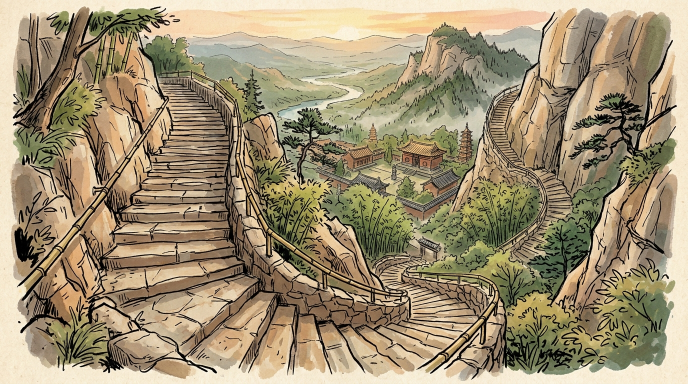
#> input picture Assets/UI/background.jpeg, 1376 x 768 px, found by its file name (shown at 1/2 size)
$ python preparar_arte.py
#> lines starting #> are read from the running program, lines starting #| are printed output that depends on the picture
#!/usr/bin/env python3
"""Piezas de arte derivadas para la maqueta del libro.

Lee de `Assets/` y `app/assets/` y escribe UNICAMENTE en `cuento/libro/img/`.
Ningun original se modifica.

    python3 cuento/libro/preparar_arte.py
"""
import os
import sys

from PIL import Image

RAIZ = os.path.dirname(os.path.dirname(os.path.dirname(os.path.abspath(__file__))))
SALIDA = os.path.join(RAIZ, 'cuento', 'libro', 'img')

CALIDAD = 95  # igual que bin/imprimir.py: subsampling 4:4:4, sin banding en las acuarelas


def ruta(*partes):
    return os.path.join(RAIZ, *partes)


def guardar(im, nombre):
    destino = os.path.join(SALIDA, nombre)
    if im.mode in ('RGBA', 'P') and nombre.endswith('.png'):
        im.save(destino, 'PNG', optimize=True)
    else:
        im.convert('RGB').save(destino, 'JPEG', quality=CALIDAD, subsampling=0)
    kb = os.path.getsize(destino) // 1024
    print(f'  {nombre:28s} {im.size[0]:5d} x {im.size[1]:5d}  {kb:5d} KB')


# ---------------------------------------------------------------- triptico

def franjas_separadoras(im, salto=12, radio=8):
    """Las dos franjas claras que parten el triptico.

    No son blanco puro (el JPEG las lavo contra los paneles), asi que no
    alcanza con un umbral: se buscan columnas cuya media supere por `salto`
    a las de ambos lados a `radio` de distancia.
    """
    gris = im.convert('L')
    ancho, alto = gris.size
    pixeles = gris.load()
    filas = range(0, alto, 3)
    medias = [sum(pixeles[x, y] for y in filas) / len(filas) for x in range(ancho)]

    marcas = [False] * ancho
    for x in range(radio, ancho - radio):
        vecinos = max(medias[x - radio], medias[x + radio])
        marcas[x] = medias[x] - vecinos > salto
    return marcas


def tramos(marcas):
    """Agrupa las columnas marcadas en tramos contiguos (inicio, fin_exclusivo)."""
    salida, inicio = [], None
    for i, m in enumerate(marcas):
        if m and inicio is None:
            inicio = i
        elif not m and inicio is not None:
            salida.append((inicio, i))
            inicio = None
    if inicio is not None:
        salida.append((inicio, len(marcas)))
    return salida


def partir_triptico():
    origen = ruta('app', 'assets', 'ui', 'background.jpeg')
    im = Image.open(origen)
    ancho, alto = im.size

    franjas = [t for t in tramos(franjas_separadoras(im)) if (t[1] - t[0]) >= 3]
    # Las franjas del borde no separan nada; solo interesan las interiores.
    franjas = [t for t in franjas if t[0] > ancho * 0.08 and t[1] < ancho * 0.92]

    if len(franjas) != 2:
        print(f'  ! el triptico no dio 2 franjas sino {len(franjas)}: {franjas}')
        print('    corto en tercios y sigo; miralo antes de aprobarlo')
        cortes = [(0, ancho // 3), (ancho // 3, 2 * ancho // 3), (2 * ancho // 3, ancho)]
    else:
        (a0, a1), (b0, b1) = franjas
        cortes = [(0, a0), (a1, b0), (b1, ancho)]

    # Cada panel sale de unos 460 px de ancho. Como banda de apertura ocupa el
    # ancho entero de la pagina (145,7 mm con sangrado), y 460 px ahi son 80 dpi:
    # se ve borroso en papel. Se amplian x2,5 hasta ~1150 px, que dan 200 dpi.
    # No es el ideal de 300, pero son fondos de acuarela sin linea fina y a esa
    # densidad se imprimen bien; el limite de x2,5 es el mismo que se usa para
    # las vinetas.
    for nombre, (x0, x1) in zip(('templo_alba', 'templo_dia', 'templo_ocaso'), cortes):
        panel = im.crop((x0, 0, x1, alto))
        panel = panel.resize(
            (round(panel.size[0] * 2.5), round(panel.size[1] * 2.5)), Image.LANCZOS)
        guardar(panel, f'{nombre}.jpeg')


# ------------------------------------------------------------------- tapa

def ampliar_tapa():
    origen = ruta('Assets', 'Imprimir', 'TapaCajaConLogo.png')
    im = Image.open(origen).convert('RGB')
    # 5,5 x 8,5 in + 3,175 mm de sangrado por lado, a 300 dpi.
    destino = (1726, 2681)
    # Recorte previo para no deformar: la tapa da 0,640 y el destino 0,644.
    ancho, alto = im.size
    objetivo = destino[0] / destino[1]
    if ancho / alto > objetivo:
        nuevo = int(alto * objetivo)
        im = im.crop(((ancho - nuevo) // 2, 0, (ancho + nuevo) // 2, alto))
    else:
        nuevo = int(ancho / objetivo)
        # Se recorta de arriba: el cielo tiene menos informacion que el piso.
        im = im.crop((0, alto - nuevo, ancho, alto))
    guardar(im.resize(destino, Image.LANCZOS), 'tapa.jpeg')


# --------------------------------------------------------------- vinetas

# Las hojas de personaje no son ilustraciones: son fichas de produccion, con
# rotulos en ingles ("FRONT VIEW", "TERRIFIED & PUFFED UP") y varias poses en
# la misma imagen. No pueden entrar al libro enteras. Pero cada pose, recortada
# sin su rotulo, es un dibujo limpio sobre papel crema.
#
# Salen chicas —200 a 400 px— asi que se usan como vinetas al margen, de 25 a
# 45 mm, y se amplian para llegar a 300 dpi a ese tamano. No sirven a pagina
# entera y no hay que usarlas asi.
#
#   nombre: (origen, (x0, y0, x1, y1) en fracciones, ancho impreso en mm)
RECORTES = {
    'mei_desprecio':      ('Assets/mei.jpeg',       (0.090, 0.050, 0.320, 0.508), 42),
    'mei_caminando':      ('Assets/mei.jpeg',       (0.585, 0.050, 0.970, 0.503), 52),
    'mei_terror':         ('Assets/mei.jpeg',       (0.490, 0.575, 0.760, 0.898), 45),
    'mei_petulante':      ('Assets/mei.jpeg',       (0.748, 0.575, 0.970, 0.898), 40),

    'tao_entero':         ('Assets/kai.jpeg',       (0.305, 0.108, 0.442, 0.903), 30),
    'tao_burlon':         ('Assets/kai.jpeg',       (0.655, 0.080, 0.810, 0.403), 34),
    'tao_serio':          ('Assets/kai.jpeg',       (0.828, 0.105, 0.980, 0.448), 34),
    'tao_culpable':       ('Assets/kai.jpeg',       (0.673, 0.450, 0.818, 0.925), 32),

    'shifu_entero':       ('Assets/shifu.jpeg',     (0.230, 0.120, 0.430, 0.648), 40),
    'shifu_bajando':      ('Assets/shifu.jpeg',     (0.448, 0.120, 0.622, 0.648), 38),
    'shifu_desaprueba':   ('Assets/shifu.jpeg',     (0.812, 0.735, 0.962, 0.945), 36),

    'pinto':              ('Assets/vendedor.jpeg',  (0.130, 0.080, 0.450, 0.950), 44),

    'guang_entero':       ('Assets/Main.jpeg',      (0.290, 0.020, 0.392, 0.628), 28),
    'guang_panico':       ('Assets/Main.jpeg',      (0.238, 0.655, 0.382, 0.940), 34),
    'guang_cansado':      ('Assets/Main.jpeg',      (0.420, 0.655, 0.580, 0.940), 36),
    'guang_culpable':     ('Assets/Main.jpeg',      (0.618, 0.655, 0.752, 0.940), 32),

    # --- Tomo II ---------------------------------------------------------
    # Los tres originales son hojas de modelo rotuladas en ingles («FRONT
    # VIEW», «GROUP OF THREE», «WORN BOOTS»). Sin recortar no pueden entrar a
    # una pagina del libro.
    'bandido_palo':       ('Assets/Bandits.jpeg',   (0.144, 0.128, 0.272, 0.930), 36),
    'bandidos_tres':      ('Assets/Bandits.jpeg',   (0.632, 0.225, 0.962, 0.925), 52),

    'soldado_frente':     ('Assets/soldado.jpeg',   (0.030, 0.048, 0.268, 0.898), 38),
    'soldados_fila':      ('Assets/soldado.jpeg',   (0.588, 0.302, 0.902, 0.850), 54),

    'grom_frente':        ('Assets/Mercenario.jpeg', (0.202, 0.122, 0.352, 0.950), 36),

    # --- Tomo III --------------------------------------------------------
    # Poses que quedaban libres en las mismas hojas. Hacen falta porque una
    # ilustracion entra una sola vez en todo el volumen: Pinto de frente y el
    # Tao serio ya los gasto el Tomo I, y el Tao burlon el Tomo II.
    'pinto_yendose':      ('Assets/vendedor.jpeg', (0.575, 0.085, 0.835, 0.945), 44),

    # De espaldas, que es como se va: por el costado, hacia el barranco.
    'tao_de_espaldas':    ('Assets/kai.jpeg',      (0.516, 0.120, 0.672, 0.930), 30),
    'tao_neutral':        ('Assets/kai.jpeg',      (0.835, 0.548, 0.980, 0.935), 32),

    # La cara del humo con forma de signo de interrogacion.
    'guang_confundido':   ('Assets/Main.jpeg',     (0.070, 0.650, 0.210, 0.945), 32),
    'guang_de_espaldas':  ('Assets/Main.jpeg',     (0.762, 0.022, 0.880, 0.632), 28),

    # Para la contratapa: el mosquito solo, sin el patio de atras. Es el mejor
    # gancho que tiene el libro y no se entiende hasta que se lo ve.
    'mosquito':           ('Assets/Peligros/1.jpeg', (0.330, 0.125, 0.700, 0.800), 46),
}


# [60 lines left out: functions recortar_vinetas, recortar_sello, not called in this run]


def main():
    os.makedirs(SALIDA, exist_ok=True)
    print('triptico del templo')
    partir_triptico()
#> in partir_triptico, im is the input picture: PIL image 1376x768 RGB; mean R, G, B 158.9, 144.5, 115.6
#> in franjas_separadoras, `gris = im.convert('L')`:
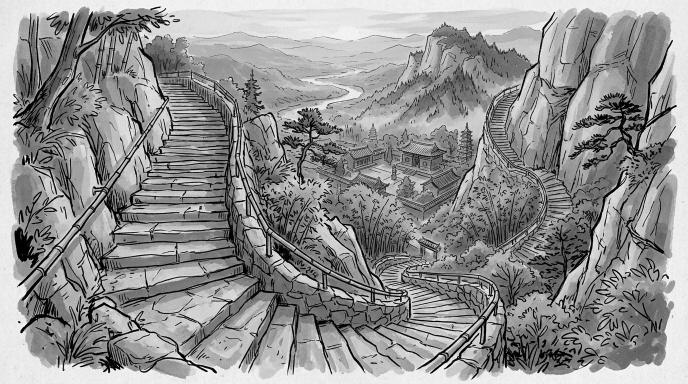
#> gris: PIL image 1376x768 L (shown at 1/2 size); min 0, max 254, mean 145.5
#> in franjas_separadoras, `medias = [sum(pixeles[x, y] for y in filas) / len(filas) for x in rang..`: medias = 1376 values, max 235.8 at index 1356, min 107 at index 62, mean 145.4
#> the loop in franjas_separadoras, `for x in range(radio, ancho - radio):` made 1360 passes
#> vecinos on passes 1 to 3: 233.2, 232.5, 232.7
#> in tramos, `salida, inicio = [], None`: salida = []
#> the loop in tramos, `for i, m in enumerate(marcas):` made 1376 passes
#> inicio on pass 485: 484
#> after the loop in tramos, `for i, m in enumerate(marcas):`: salida = [(484, 485)]
#> in partir_triptico, `franjas = [t for t in tramos(franjas_separadoras(im)) if (t[1] - t[0])..`: franjas = []
#|   ! el triptico no dio 2 franjas sino 0: []
#> the loop in partir_triptico, `for nombre, (x0, x1) in zip(('templo_alba', 'templo_dia', 'templo_ocas..` made 3 passes
#> pass 1, in partir_triptico, `panel = im.crop((x0, 0, x1, alto))`:
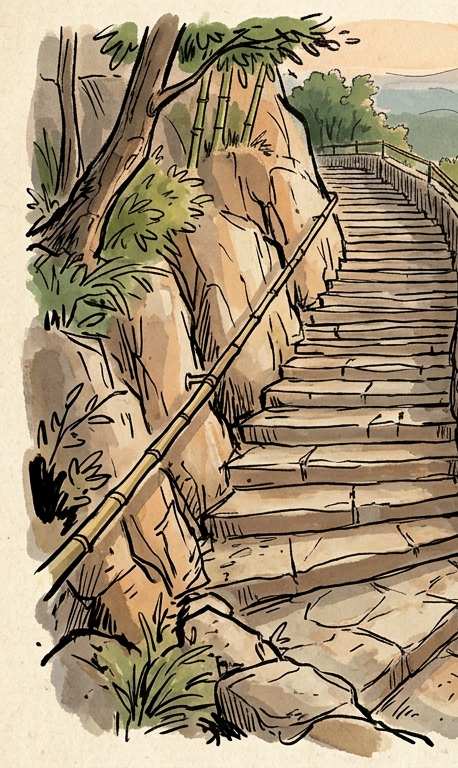
#> panel: PIL image 458x768 RGB; mean R, G, B 161.7, 143.2, 116
#> pass 1, in partir_triptico, `panel = panel.resize( (round(panel.size[0] * 2.5), round(panel.size[1]..`:
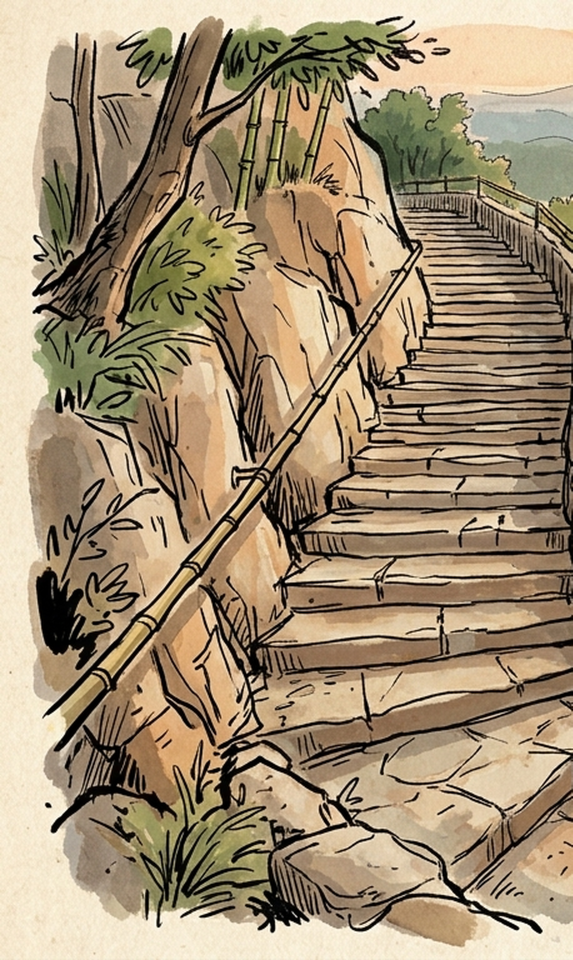
#> panel: PIL image 1145x1920 RGB (shown at 1/2 size); mean R, G, B 161.7, 143.4, 116.4
#> pass 2, in partir_triptico, `panel = im.crop((x0, 0, x1, alto))`:
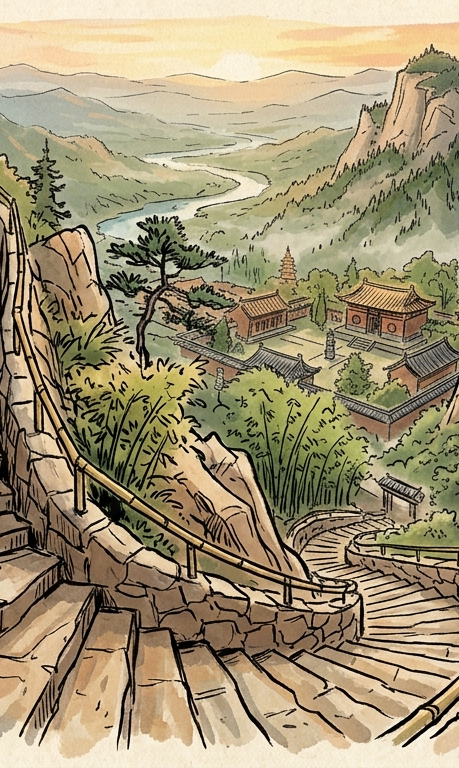
#> panel: PIL image 459x768 RGB; mean R, G, B 161.9, 148.5, 117.2
#> pass 2, in partir_triptico, `panel = panel.resize( (round(panel.size[0] * 2.5), round(panel.size[1]..`:
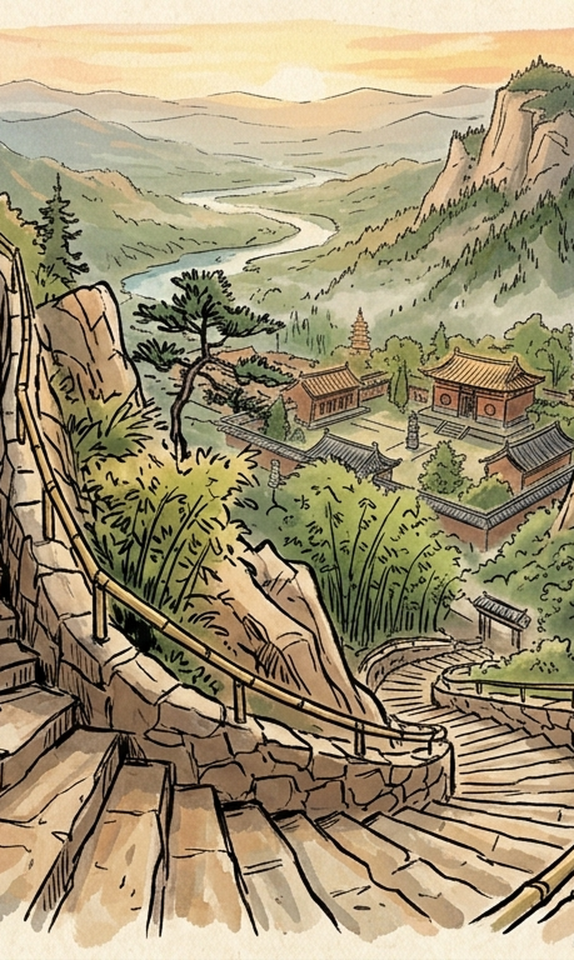
#> panel: PIL image 1148x1920 RGB (shown at 1/2 size); mean R, G, B 161.9, 148.6, 117.6
#> after the loop in partir_triptico, `for nombre, (x0, x1) in zip(('templo_alba', 'templo_dia', 'templo_ocas..`:
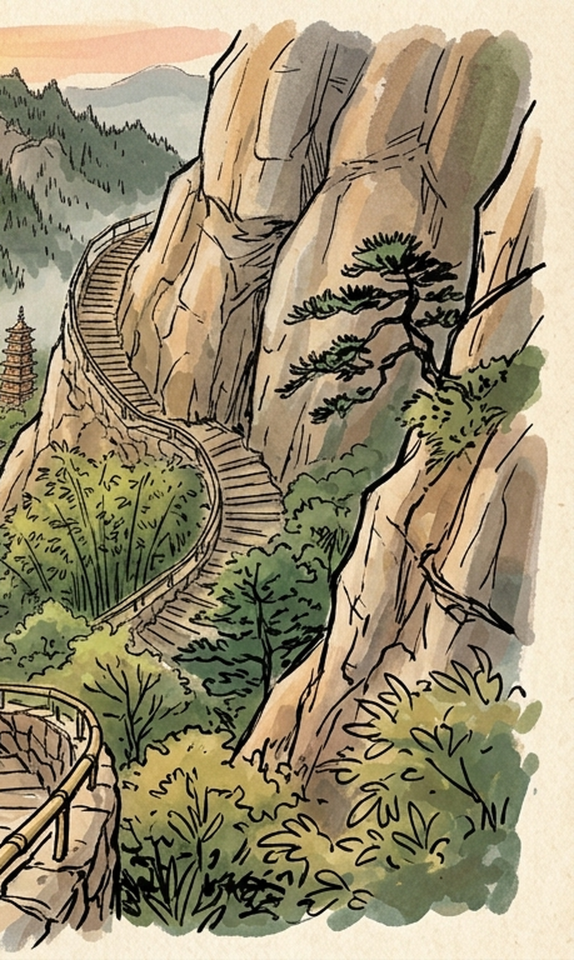
#> panel: PIL image 1148x1920 RGB (shown at 1/2 size); mean R, G, B 153.3, 142.1, 114
    print('tapa ampliada')
    ampliar_tapa()
    print('vinetas de personaje')
    recortar_vinetas()
    print('sello del cierre de tomo')
    recortar_sello()
    print(f'\nlisto -> cuento/libro/img/')


if __name__ == '__main__':
#> (the run stopped early here; a loop or call above may not have finished)

$ run again, with app/assets/movil/comic/04_posdata.webp saved as Assets/UI/background.jpeg
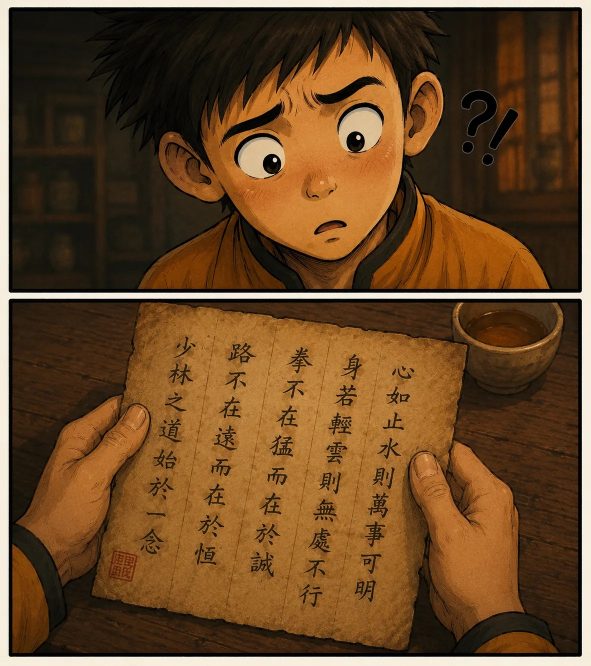
#> input picture app/assets/movil/comic/04_posdata.webp, 1181 x 1332 px, found by its file name (shown at 1/2 size)
#> in partir_triptico, im is the input picture: PIL image 1181x1332 RGB; mean R, G, B 104.1, 71.2, 38
#> in franjas_separadoras, `gris = im.convert('L')`:
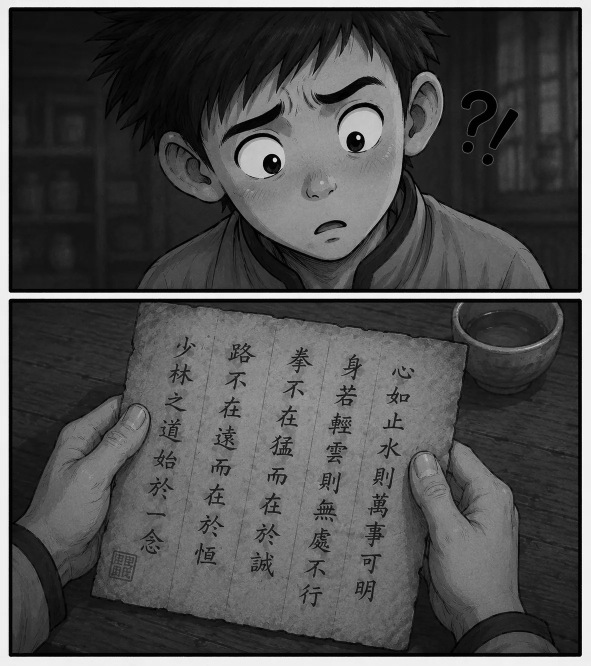
#> gris: PIL image 1181x1332 L (shown at 1/2 size); min 0, max 254, mean 77.2
#> medias = 1181 values, max 251.4 at index 16, min 9.43 at index 22, mean 77.26
#> the loop in franjas_separadoras, `for x in range(radio, ancho - radio):` made 1165 passes
#> vecinos on passes 1 to 3: 251.4, 238.7, 238.7
#> in tramos, `salida, inicio = [], None`: salida = []
#> the loop in tramos, `for i, m in enumerate(marcas):` made 1181 passes
#> (m, inicio) on pass 17: (True, 16)
#> after the loop in tramos, `for i, m in enumerate(marcas):`: salida = [(16, 17)]
#> franjas = []
#|   ! el triptico no dio 2 franjas sino 0: []
#> after the loop in partir_triptico, `for nombre, (x0, x1) in zip(('templo_alba', 'templo_dia', 'templo_ocas..`:
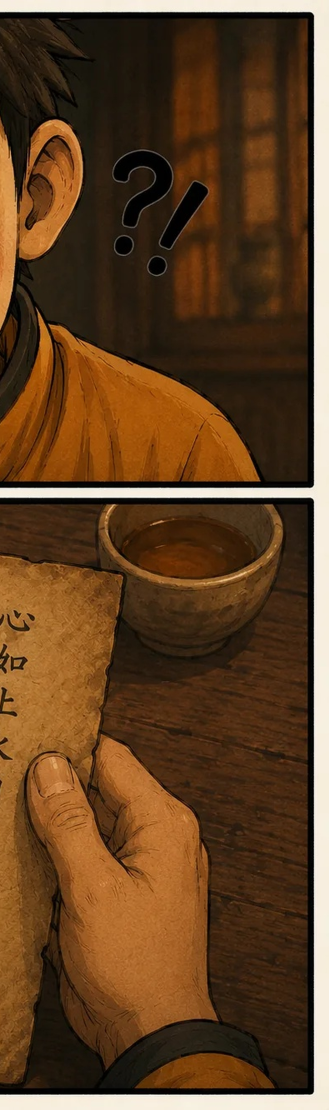
#> panel: PIL image 985x3330 RGB (shown at 1/3 size); mean R, G, B 97, 65.2, 35.6
